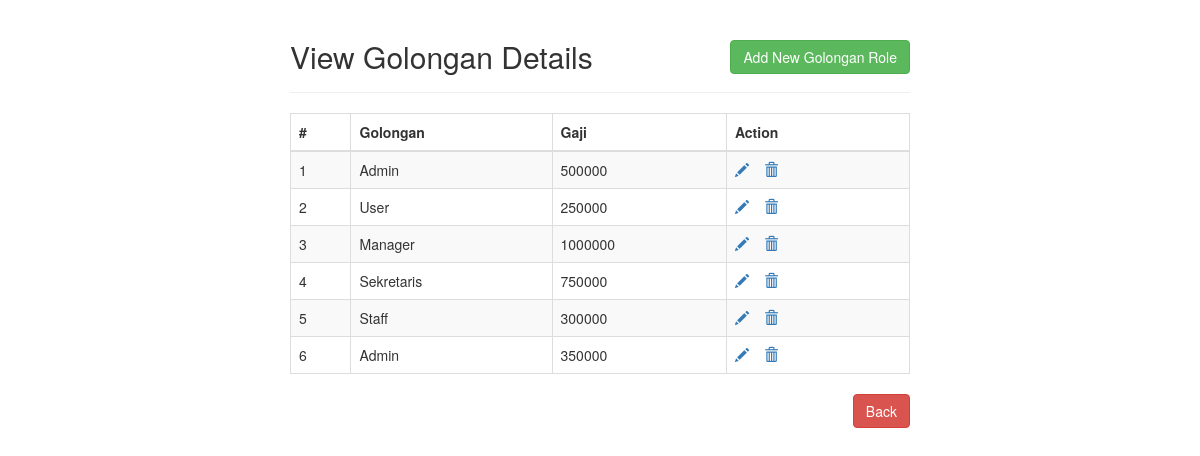
Screenshot of /php/viewAllGolongan.php with the database file from the repository.
### tables this page shows
CREATE TABLE `golongan` (
  `id` int(11) NOT NULL,
  `golongan` varchar(200) NOT NULL,
  `gaji` int(11) NOT NULL
);

### php/viewAllGolongan.php (the view, shortened to what this page needs)
<!DOCTYPE html>
<html lang="en">
<head>
    <link rel="stylesheet" href="https://maxcdn.bootstrapcdn.com/bootstrap/3.3.7/css/bootstrap.css">
    <link rel="stylesheet" href="../css/viewAll.css">
</head>
<body>
    <div class="wrapper">
        <div class="container-fluid">
            <div class="row">
                <div class="col-md-12">
                    <div class="page-header clearfix">
                        <h2 class="pull-left">View Golongan Details</h2>
                        <a href="inputgolongan.php" class="btn btn-success pull-right">Add New Golongan Role</a>
                    </div>
                    <?php
                    require_once "config.php";
                    $sql = "SELECT * FROM golongan";
                    if($result = mysqli_query($link, $sql)){
                        if(mysqli_num_rows($result) > 0){
                            echo "<table class='table table-bordered table-striped'>";
                                echo "<thead>";
                                    echo "<tr>";
                                        echo "<th>#</th>";
                                        echo "<th>Golongan</th>";
                                        echo "<th>Gaji</th>";
                                        echo "<th>Action</th>";
                                    echo "</tr>";
                                echo "</thead>";
                                echo "<tbody>";
                                $no = 1;
                                while($row = mysqli_fetch_array($result)){
                                    echo "<tr>";
                                        echo "<td>" . $no . "</td>";
                                        echo "<td>" . $row['golongan'] . "</td>";
                                        echo "<td>" . $row['gaji'] . "</td>";
                                        echo "<td>";
                                            echo "<a href='formupdategolongan.php?id=". $row['id'] ."' title='Update Record' data-toggle='tooltip'><span class='glyphicon glyphicon-pencil'></span></a>";
                                            echo "<a href='deletegolongan.php?id=". $row['id'] ."' title='Delete Record' data-toggle='tooltip'><span class='glyphicon glyphicon-trash'></span></a>";
                                        echo "</td>";
                                    echo "</tr>";
                                    $no++;
                                }
                                echo "</tbody>";
                            echo "</table>";
                            echo "<a href='halaman_admin.php' class='btn btn-danger pull-right'>Back</a>";
                        } else{
                            echo "<p class='lead'><em>No records were found.</em></p>";
                        }
                    } else{
                        echo "ERROR: Could not able to execute $sql. " . mysqli_error($link);
                    }
                    ?>
                </div>
            </div>
        </div>
    </div>
</body>
</html>

### css/viewAll.css (style rules this page uses)
.wrapper { width: 650px; margin: 0 auto; }
.page-header h2 { margin-top: 0; }
table tr td:last-child a { margin-right: 15px; }

### rows the page displays
golongan: golongan "Admin", gaji "500000"
golongan: golongan "User", gaji "250000"
golongan: golongan "Manager", gaji "1000000"
golongan: golongan "Sekretaris", gaji "750000"
golongan: golongan "Staff", gaji "300000"
golongan: golongan "Admin", gaji "350000"
